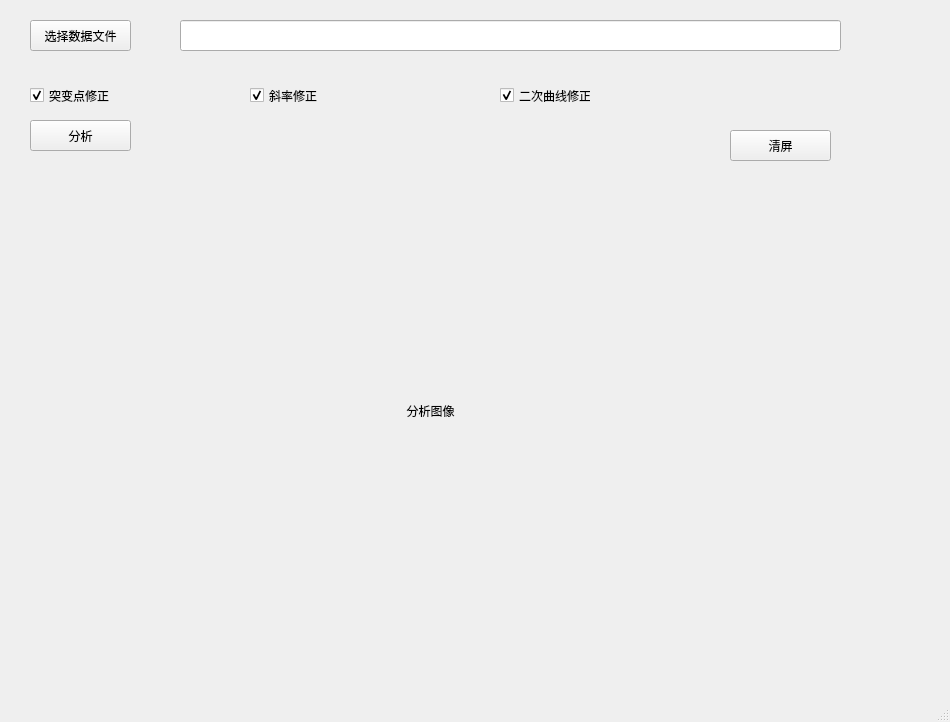
<?xml version="1.0" encoding="UTF-8"?>
<ui version="4.0">
 <class>MainWindow</class>
 <widget class="QMainWindow" name="MainWindow">
  <property name="geometry">
   <rect>
    <x>0</x>
    <y>0</y>
    <width>950</width>
    <height>722</height>
   </rect>
  </property>
  <property name="windowTitle">
   <string>Server Data Processing</string>
  </property>
  <widget class="QWidget" name="centralwidget">
   <widget class="QPushButton" name="pbt_selectdata">
    <property name="geometry">
     <rect>
      <x>30</x>
      <y>20</y>
      <width>101</width>
      <height>31</height>
     </rect>
    </property>
    <property name="text">
     <string>选择数据文件</string>
    </property>
   </widget>
   <widget class="QLineEdit" name="lineEdit_csv">
    <property name="geometry">
     <rect>
      <x>180</x>
      <y>20</y>
      <width>661</width>
      <height>31</height>
     </rect>
    </property>
    <property name="focusPolicy">
     <enum>Qt::NoFocus</enum>
    </property>
   </widget>
   <widget class="QLabel" name="lbl_new">
    <property name="geometry">
     <rect>
      <x>30</x>
      <y>180</y>
      <width>801</width>
      <height>461</height>
     </rect>
    </property>
    <property name="layoutDirection">
     <enum>Qt::LeftToRight</enum>
    </property>
    <property name="text">
     <string>分析图像</string>
    </property>
    <property name="alignment">
     <set>Qt::AlignCenter</set>
    </property>
   </widget>
   <widget class="QPushButton" name="pbt_analysis">
    <property name="geometry">
     <rect>
      <x>30</x>
      <y>120</y>
      <width>101</width>
      <height>31</height>
     </rect>
    </property>
    <property name="text">
     <string>分析</string>
    </property>
   </widget>
   <widget class="QCheckBox" name="checkBox_point">
    <property name="geometry">
     <rect>
      <x>30</x>
      <y>80</y>
      <width>91</width>
      <height>31</height>
     </rect>
    </property>
    <property name="text">
     <string>突变点修正</string>
    </property>
    <property name="checked">
     <bool>true</bool>
    </property>
   </widget>
   <widget class="QCheckBox" name="checkBox_slope">
    <property name="geometry">
     <rect>
      <x>250</x>
      <y>80</y>
      <width>91</width>
      <height>31</height>
     </rect>
    </property>
    <property name="text">
     <string>斜率修正</string>
    </property>
    <property name="checked">
     <bool>true</bool>
    </property>
   </widget>
   <widget class="QCheckBox" name="checkBox_curve">
    <property name="geometry">
     <rect>
      <x>500</x>
      <y>80</y>
      <width>91</width>
      <height>31</height>
     </rect>
    </property>
    <property name="text">
     <string>二次曲线修正</string>
    </property>
    <property name="checked">
     <bool>true</bool>
    </property>
   </widget>
   <widget class="QPushButton" name="pbt_cls">
    <property name="geometry">
     <rect>
      <x>730</x>
      <y>130</y>
      <width>101</width>
      <height>31</height>
     </rect>
    </property>
    <property name="text">
     <string>清屏</string>
    </property>
   </widget>
  </widget>
  <widget class="QMenuBar" name="menubar">
   <property name="geometry">
    <rect>
     <x>0</x>
     <y>0</y>
     <width>950</width>
     <height>23</height>
    </rect>
   </property>
  </widget>
  <widget class="QStatusBar" name="statusbar"/>
 </widget>
 <resources/>
 <connections/>
</ui>
